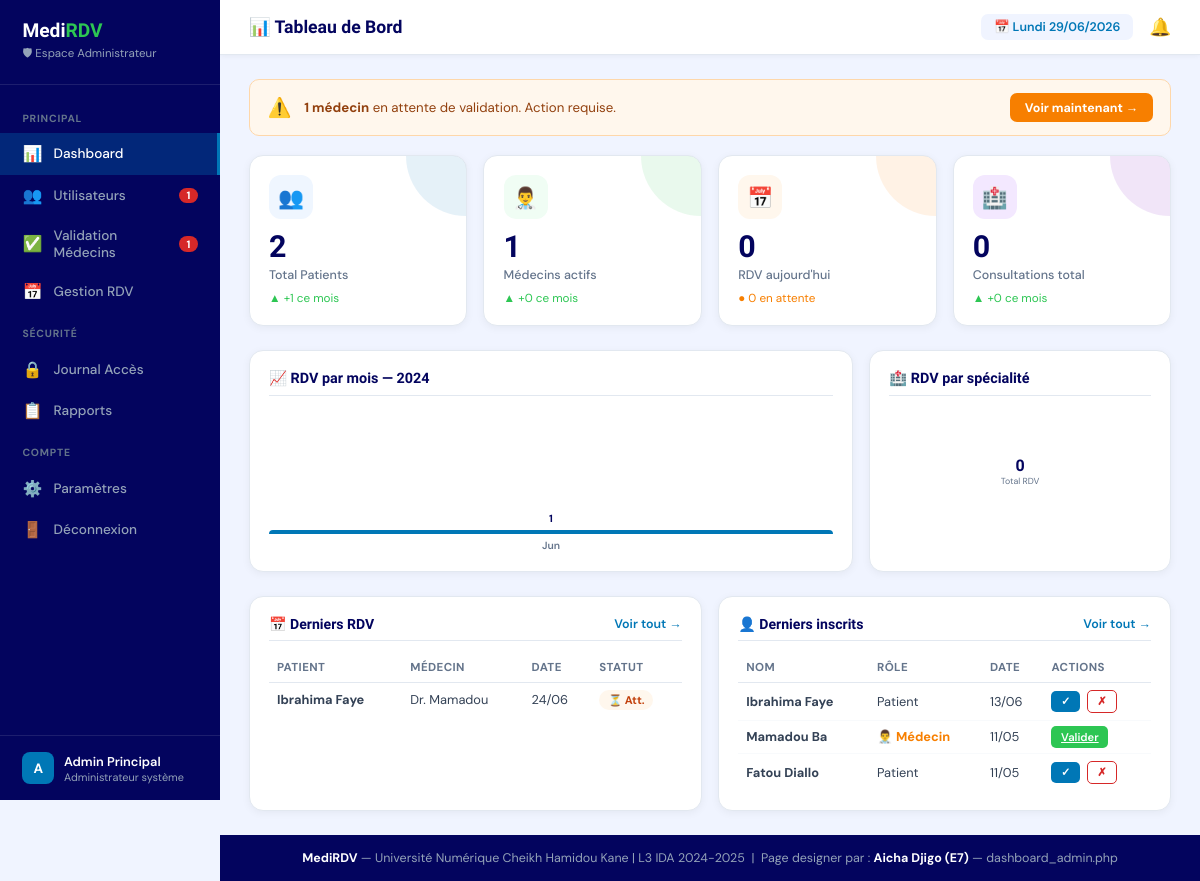
The page /pages/dashboard_admin.php (signed in) on the database its author committed.
### tables this page shows
CREATE TABLE IF NOT EXISTS `rendezvous` (
  `id` int NOT NULL AUTO_INCREMENT,
  `id_patient` int NOT NULL,
  `id_medecin` int NOT NULL,
  `date_rdv` date NOT NULL,
  `heure_rdv` time NOT NULL,
  `motif` text NOT NULL,
  `statut` enum('en_attente','confirme','refuse','annule','termine') DEFAULT 'en_attente',
  `message_medecin` text,
  `motif_annulation` text,
  `date_creation` timestamp NULL DEFAULT CURRENT_TIMESTAMP,
  PRIMARY KEY (`id`),
  UNIQUE KEY `anti_doublon` (`id_medecin`,`date_rdv`,`heure_rdv`),
  KEY `id_patient` (`id_patient`)
);

CREATE TABLE IF NOT EXISTS `patients` (
  `id` int NOT NULL AUTO_INCREMENT,
  `nom` varchar(100) NOT NULL,
  `prenom` varchar(100) NOT NULL,
  `email` varchar(150) NOT NULL,
  `telephone` varchar(20) NOT NULL,
  `date_naissance` date NOT NULL,
  `groupe_sanguin` enum('A+','A-','B+','B-','AB+','AB-','O+','O-') DEFAULT NULL,
  `taille` decimal(5,2) DEFAULT NULL,
  `poids` decimal(5,2) DEFAULT NULL,
  `mot_de_passe` varchar(255) NOT NULL,
  `photo` varchar(255) DEFAULT NULL,
  `statut` enum('actif','suspendu','supprime') DEFAULT 'actif',
  `date_inscription` timestamp NULL DEFAULT CURRENT_TIMESTAMP,
  PRIMARY KEY (`id`),
  UNIQUE KEY `email` (`email`)
);

CREATE TABLE IF NOT EXISTS `medecins` (
  `id` int NOT NULL AUTO_INCREMENT,
  `nom` varchar(100) NOT NULL,
  `prenom` varchar(100) NOT NULL,
  `email` varchar(150) NOT NULL,
  `mot_de_passe` varchar(255) NOT NULL,
  `specialite` varchar(100) NOT NULL,
  `num_ordre` varchar(50) NOT NULL,
  `cabinet` varchar(200) NOT NULL,
  `ville` varchar(100) NOT NULL,
  `telephone` varchar(20) DEFAULT NULL,
  `photo` varchar(255) DEFAULT NULL,
  `biographie` text,
  `statut` enum('en_attente','valide','refuse','suspendu') DEFAULT 'en_attente',
  `date_inscription` timestamp NULL DEFAULT CURRENT_TIMESTAMP,
  PRIMARY KEY (`id`),
  UNIQUE KEY `email` (`email`),
  UNIQUE KEY `num_ordre` (`num_ordre`)
);

### pages/dashboard_admin.php (the view, shortened to what this page needs)
<?php
require_once __DIR__ . '/../includes/connexion.php';
$admin_id = $_SESSION['user_id'];
$stmt = $pdo->prepare("SELECT * FROM admins WHERE id = :id LIMIT 1");
$stmt->execute([':id' => $admin_id]);
$admin = $stmt->fetch(PDO::FETCH_ASSOC);
$stats = [
    'patients' => $pdo->query("SELECT COUNT(*) FROM patients WHERE statut = 'actif'")->fetchColumn(),
    'patients_mois' => $pdo->query("SELECT COUNT(*) FROM patients WHERE statut = 'actif' AND date_inscription >= DATE_SUB(CURDATE(), INTERVAL 30 DAY)")->fetchColumn(),
    'medecins' => $pdo->query("SELECT COUNT(*) FROM medecins WHERE statut = 'valide'")->fetchColumn(),
    'medecins_mois' => $pdo->query("SELECT COUNT(*) FROM medecins WHERE statut = 'valide' AND date_inscription >= DATE_SUB(CURDATE(), INTERVAL 30 DAY)")->fetchColumn(),
    'medecins_attente' => $pdo->query("SELECT COUNT(*) FROM medecins WHERE statut = 'en_attente'")->fetchColumn(),
    'rdv_aujourdhui' => $pdo->query("SELECT COUNT(*) FROM rendezvous WHERE date_rdv = CURDATE()")->fetchColumn(),
    'rdv_attente_aujourdhui' => $pdo->query("SELECT COUNT(*) FROM rendezvous WHERE date_rdv = CURDATE() AND statut = 'en_attente'")->fetchColumn(),
    'consultations_total' => $pdo->query("SELECT COUNT(*) FROM consultations")->fetchColumn(),
    'consultations_mois' => $pdo->query("SELECT COUNT(*) FROM consultations WHERE date_consultation >= DATE_SUB(CURDATE(), INTERVAL 30 DAY)")->fetchColumn(),
];
$rdv_par_mois = $pdo->query("
    SELECT
        DATE_FORMAT(date_rdv, '%b') AS mois,
        MONTH(date_rdv) AS mois_num,
        COUNT(*) AS total
    FROM rendezvous
    WHERE date_rdv >= DATE_SUB(CURDATE(), INTERVAL 12 MONTH)
    GROUP BY DATE_FORMAT(date_rdv, '%b'), MONTH(date_rdv)
    ORDER BY mois_num ASC
")->fetchAll(PDO::FETCH_ASSOC);
$rdv_par_specialite = $pdo->query("
    SELECT
        m.specialite,
        COUNT(*) AS total,
        (COUNT(*) * 100.0 / (SELECT COUNT(*) FROM rendezvous)) AS pourcentage
    FROM rendezvous r
    JOIN medecins m ON m.id = r.id_medecin
    WHERE r.statut = 'termine'
    GROUP BY m.specialite
    ORDER BY total DESC
    LIMIT 4
")->fetchAll(PDO::FETCH_ASSOC);
$derniers_rdv = $pdo->query("
    SELECT r.*,
           p.nom AS p_nom, p.prenom AS p_prenom,
           m.nom AS m_nom, m.prenom AS m_prenom
    FROM rendezvous r
    JOIN patients p ON p.id = r.id_patient
    JOIN medecins m ON m.id = r.id_medecin
    ORDER BY r.date_rdv DESC, r.heure_rdv DESC
    LIMIT 5
")->fetchAll(PDO::FETCH_ASSOC);
$derniers_inscrits = $pdo->query("
    SELECT 'patient' AS type, id, nom, prenom, date_inscription, 'Patient' AS role
    FROM patients WHERE statut = 'actif'
    UNION ALL
    SELECT 'medecin' AS type, id, nom, prenom, date_inscription, 'Médecin' AS role
    FROM medecins WHERE statut = 'valide'
    ORDER BY date_inscription DESC
    LIMIT 5
")->fetchAll(PDO::FETCH_ASSOC);
$jours_fr = ['Monday'=>'Lundi','Tuesday'=>'Mardi','Wednesday'=>'Mercredi',
             'Thursday'=>'Jeudi','Friday'=>'Vendredi','Saturday'=>'Samedi','Sunday'=>'Dimanche'];
$date_actuelle = date('d/m/Y');
$jour_actuel = $jours_fr[date('l')];
$initiales = strtoupper(substr($admin['nom'], 0, 1));
?>
<!DOCTYPE html>
<html lang="fr">
<head>
    <link rel="stylesheet" href="https://cdnjs.cloudflare.com/ajax/libs/font-awesome/6.4.0/css/all.min.css">
</head>
<body>
<div class="admin-sidebar" id="sidebar">
    <div class="sidebar-logo">
        <div class="logo">Medi<span>RDV</span></div>
        <div class="role">🛡 Espace Administrateur</div>
    </div>
    <nav class="sidebar-nav">
        <div class="nav-section">Principal</div>
        <a href="dashboard_admin.php" class="nav-item active">
            <span class="icon">📊</span> Dashboard
        </a>
        <a href="gestion_users.php" class="nav-item">
            <span class="icon">👥</span> Utilisateurs
            <span class="badge"><?=$stats['medecins_attente']?></span>
        </a>
        <a href="validation_medecins.php" class="nav-item">
            <span class="icon">✅</span> Validation Médecins
            <span class="badge"><?=$stats['medecins_attente']?></span>
        </a>
        <a href="gestion_rdv.php" class="nav-item">
            <span class="icon">📅</span> Gestion RDV
        </a>
        <div class="nav-section">Sécurité</div>
        <a href="securite.php" class="nav-item">
            <span class="icon">🔒</span> Journal Accès
        </a>
        <a href="securite.php" class="nav-item">
            <span class="icon">📋</span> Rapports
        </a>
        <div class="nav-section">Compte</div>
        <a href="profil_admin.php" class="nav-item">
            <span class="icon">⚙️</span> Paramètres
        </a>
        <a href="logout.php" class="nav-item">
            <span class="icon">🚪</span> Déconnexion
        </a>
    </nav>
    <div class="sidebar-footer">
        <div class="admin-info">
            <div class="admin-av"><?=$initiales?></div>
            <div>
                <div class="admin-name"><?=htmlspecialchars($admin['nom'])?></div>
                <div class="admin-role">Administrateur système</div>
            </div>
        </div>
    </div>
</div>
<div class="main-content">
    <div class="top-bar">
        <div style="display:flex;align-items:center;gap:1rem;">
            <h2>📊 Tableau de Bord</h2>
        </div>
        <div class="top-right">
            <div class="date-badge">📅 <?=$jour_actuel?> <?=$date_actuelle?></div>
            <a href="notifications.php" class="notif-btn">
                🔔
            </a>
        </div>
    </div>
    <div class="page-content">
        <?php if($stats['medecins_attente'] > 0): ?>
        <div class="alert-banner">
            <div class="icon">⚠️</div>
            <div class="txt">
                <strong><?=$stats['medecins_attente']?> médecin<?=$stats['medecins_attente']>1?'s':''?></strong> en attente de validation.
                Action requise.
            </div>
            <a href="validation_medecins.php" class="alert-btn">Voir maintenant →</a>
        </div>
        <?php endif; ?>
        <div class="metrics-grid">
            <div class="metric-card mc-blue">
                <div class="mc-icon">👥</div>
                <div class="mc-num"><?=$stats['patients']?></div>
                <div class="mc-label">Total Patients</div>
                <div class="mc-trend trend-up">▲ +<?=$stats['patients_mois']?> ce mois</div>
            </div>
            <div class="metric-card mc-green">
                <div class="mc-icon">👨‍⚕️</div>
                <div class="mc-num"><?=$stats['medecins']?></div>
                <div class="mc-label">Médecins actifs</div>
                <div class="mc-trend trend-up">▲ +<?=$stats['medecins_mois']?> ce mois</div>
            </div>
            <div class="metric-card mc-orange">
                <div class="mc-icon">📅</div>
                <div class="mc-num"><?=$stats['rdv_aujourdhui']?></div>
                <div class="mc-label">RDV aujourd'hui</div>
                <div class="mc-trend">
                    <span style="color:var(--orange)">● <?=$stats['rdv_attente_aujourdhui']?> en attente</span>
                </div>
            </div>
            <div class="metric-card mc-purple">
                <div class="mc-icon">🏥</div>
                <div class="mc-num"><?=$stats['consultations_total']?></div>
                <div class="mc-label">Consultations total</div>
                <div class="mc-trend trend-up">▲ +<?=$stats['consultations_mois']?> ce mois</div>
            </div>
        </div>
        <div class="charts-row">
            <div class="chart-card">
                <h4>📈 RDV par mois — 2024</h4>
                <div class="bar-chart">
                    <?php
                    $max_rdv = max(array_column($rdv_par_mois, 'total')) ?: 1;
                    $couleurs_bar = ['#0077B6','#0077B6','#0077B6','#0077B6','#2DC653','#2DC653','#0077B6','#0077B6','#2DC653','#F77F00','#0077B6','#0077B6'];
                    $i = 0;
                    foreach($rdv_par_mois as $row):
                        $hauteur = ($row['total'] / $max_rdv) * 100;
                        $couleur = $couleurs_bar[$i] ?? '#0077B6';
                    ?>
                        <div class="bar-wrap">
                            <div class="bar-val"><?=$row['total']?></div>
                            <div class="bar" style="height:<?=max($hauteur, 5)?>%;background:<?=$couleur?>"></div>
                            <div class="bar-label"><?=$row['mois']?></div>
                        </div>
                    <?php
                        $i++;
                    endforeach;
                    ?>
                </div>
            </div>
            <div class="chart-card">
                <h4>🏥 RDV par spécialité</h4>
                <div class="donut-wrap">
                    <?php
                    $total_rdv = array_sum(array_column($rdv_par_specialite, 'total'));
                    $conic_gradients = [];
                    ?>
                    <div class="donut" style="background:conic-gradient(<?=implode(', ', $conic_gradients)?>)">
                        <div class="donut-hole">
                            <div class="num"><?=$total_rdv?></div>
                            <div class="lbl">Total RDV</div>
                        </div>
                    </div>
                </div>
            </div>
        </div>
        <div class="tables-row">
            <div class="table-card">
                <div class="tc-head">
                    <h4>📅 Derniers RDV</h4>
                    <a href="gestion_rdv.php" class="see-all">Voir tout →</a>
                </div>
                <table class="data-table">
                    <thead>
                        <tr><th>Patient</th><th>Médecin</th><th>Date</th><th>Statut</th></tr>
                    </thead>
                    <tbody>
                        <?php if(empty($derniers_rdv)): ?>
                            <tr><td colspan="4" style="text-align:center;color:var(--gray);padding:1rem;">Aucun RDV</td></tr>
                        <?php else: ?>
                            <?php foreach($derniers_rdv as $rdv): ?>
                                <tr>
                                    <td><strong><?=htmlspecialchars($rdv['p_prenom'].' '.$rdv['p_nom'])?></strong></td>
                                    <td>Dr. <?=htmlspecialchars($rdv['m_prenom'])?></td>
                                    <td><?=date('d/m', strtotime($rdv['date_rdv']))?></td>
                                    <td>
                                        <span class="badge-sm <?php
                                            if($rdv['statut'] === 'confirme') echo 'b-confirme';
                                            elseif($rdv['statut'] === 'en_attente') echo 'b-attente';
                                            elseif($rdv['statut'] === 'refuse') echo 'b-refuse';
                                            else echo 'b-termine';
                                        ?>">
                                            <?php if($rdv['statut'] === 'confirme'): ?>✅ OK
                                            <?php elseif($rdv['statut'] === 'en_attente'): ?>⏳ Att.
                                            <?php elseif($rdv['statut'] === 'refuse'): ?>❌ Ref.
                                            <?php else: ?>📋 Term.
                                            <?php endif; ?>
                                        </span>
                                    </td>
                                </tr>
                            <?php endforeach; ?>
                        <?php endif; ?>
                    </tbody>
                </table>
            </div>
            <div class="table-card">
                <div class="tc-head">
                    <h4>👤 Derniers inscrits</h4>
                    <a href="gestion_users.php" class="see-all">Voir tout →</a>
                </div>
                <table class="data-table">
                    <thead>
                        <tr><th>Nom</th><th>Rôle</th><th>Date</th><th>Actions</th></tr>
                    </thead>
                    <tbody>
                        <?php if(empty($derniers_inscrits)): ?>
                            <tr><td colspan="4" style="text-align:center;color:var(--gray);padding:1rem;">Aucun utilisateur</td></tr>
                        <?php else: ?>
                            <?php foreach($derniers_inscrits as $user): ?>
                                <tr>
                                    <td><strong><?=htmlspecialchars($user['prenom'].' '.$user['nom'])?></strong></td>
                                    <td>
                                        <?php if($user['type'] === 'medecin'): ?>
                                            <span style="color:var(--orange);font-weight:700">👨‍⚕️ Médecin</span>
                                        <?php else: ?>
                                            Patient
                                        <?php endif; ?>
                                    </td>
                                    <td><?=date('d/m', strtotime($user['date_inscription']))?></td>
                                    <td>
                                        <?php if($user['type'] === 'medecin'): ?>
                                            <a href="validation_medecins.php" class="action-btn ab-green">Valider</a>
                                        <?php else: ?>
                                            <button class="action-btn ab-blue">✓</button>
                                            <button class="action-btn ab-red">✗</button>
                                        <?php endif; ?>
                                    </td>
                                </tr>
                            <?php endforeach; ?>
                        <?php endif; ?>
                    </tbody>
                </table>
            </div>
        </div>
    </div>
    <footer>
        <p>
            <strong>MediRDV</strong> — Université Numérique Cheikh Hamidou Kane | L3 IDA 2024-2025
            &nbsp;|&nbsp; Page designer par : <strong>Aicha Djigo (E7)</strong> — dashboard_admin.php
        </p>
    </footer>
</div>
</body>
</html>

### rows shown on the page
rendezvous: id_patient.nom "Ibrahima Faye", id_medecin.prenom "Mamadou", date_rdv "24/06", statut "⏳ Att."

### other values the page prints
$stats['medecins_attente'] "1"
$initiales "A"
$admin['nom'] "Admin Principal"
$stats['patients'] "2"
$stats['patients_mois'] "1"
$stats['medecins'] "1"
$stats['medecins_mois'] "0"
$stats['rdv_aujourdhui'] "0"
$stats['rdv_attente_aujourdhui'] "0"
$stats['consultations_total'] "0"
$stats['consultations_mois'] "0"
$row['total'] "1"
$row['mois'] "Jun"
$total_rdv "0"
$user['prenom'].' '.$user['nom'] "Ibrahima Faye"
